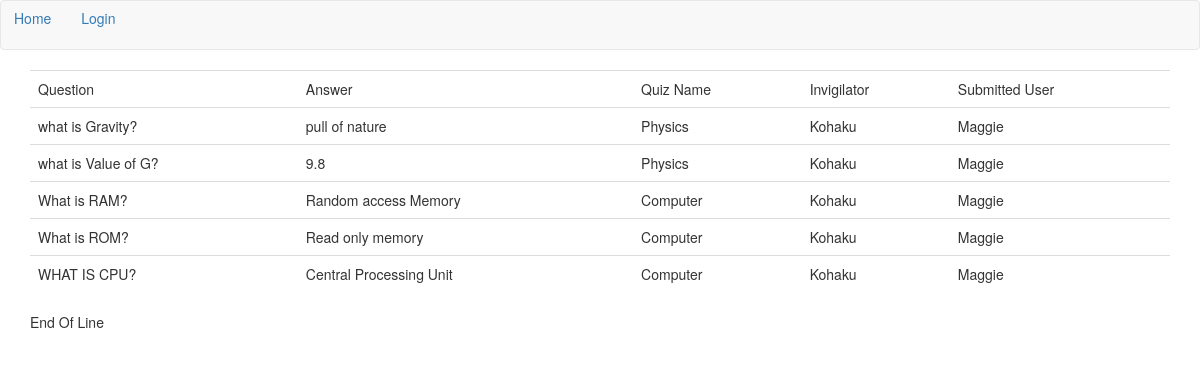
Screenshot of /student/solved_quizzes/3 with the database file from the repository.
### app/models.py (models this page shows, shortened)
class Questions(db.Model):
    id = db.Column(db.Integer, primary_key=True)
    question = db.Column(db.String(128), index = True)
    correct_answer = db.Column(db.String(128), index=True)
    quiz_id = db.Column(db.Integer, db.ForeignKey('quiz.id'))
    submitted_answers = db.relationship('SubmittedAnswers', backref='submitted_answer', lazy='dynamic')

class SubmittedAnswers(db.Model):
    id = db.Column(db.Integer, primary_key=True)
    submittedanswer = db.Column(db.String(64), index=True)
    submitted_user = db.Column(db.Integer, db.ForeignKey('users.id'))
    question_id = db.Column(db.Integer, db.ForeignKey('questions.id'))

class Quiz(db.Model):
    id = db.Column(db.Integer, primary_key=True)
    quiz_name = db.Column(db.String(64), index=True)
    quiz_writer = db.Column(db.Integer, db.ForeignKey("users.id"))
    questions = db.relationship('Questions', backref='quiz_name', lazy='dynamic')

class Users(UserMixin, db.Model):
    id = db.Column(db.Integer, primary_key=True)
    username = db.Column(db.String(64), unique=True, index=True)
    email = db.Column(db.String(64), unique=True, index=True)
    password = db.Column(db.String(128))
    name = db.Column(db.String(64), index=True)
    type = db.Column(db.String(32), index=True)
    last_seen = db.Column(db.DateTime, index=True, default=datetime.now())
    quizzes = db.relationship('Quiz', backref='invigilator', lazy='dynamic')
    submissions = db.relationship('SubmittedAnswers', backref='submit_user', lazy='dynamic')

### app/routes.py (the view)
@login_required
@app.route('/student/solved_quizzes/<id>')
def solved_quizzes(id):
    submittedanswers = SubmittedAnswers.query.filter_by(submit_user=Users.query.get(int(id)))
    answers = []
    for item in submittedanswers:
        data = {
            "question": item.submitted_answer.question,
            "answer": item.submittedanswer,
            "quiz_name": item.submitted_answer.quiz_name.quiz_name,
            'invigilator': item.submitted_answer.quiz_name.invigilator.name,
            'submitted_user': item.submit_user.name,
        }
        answers.append(data)
    return render_template(
        'list_part.html',
        data=answers,
    )

### app/routes.py (called while the page is built)
@app.before_request
def before_request():
    if current_user.is_authenticated:
        current_user.last_seen = datetime.now()
        db.session.commit()

### app/templates/list_part.html
{% extends "base.html" %}
{% import 'bootstrap/wtf.html' as wtf %}
{%block app_content%}
<table class="table table-hover">
    <tr>
        <td>Question</td>
        <td>Answer</td>
        <td>Quiz Name</td>
        <td>Invigilator</td>
        <td>Submitted User</td>
    </tr>
    {% if data %}
    {% for item in data %}
        <tr>
            <td>{{item['question']}}</td>
            <td>{{item['answer']}}</td>
            <td>{{item['quiz_name']}}</td>
            <td>{{item['invigilator']}}</td>
            <td>{{item['submitted_user']}}</td>
        </tr>
    {%endfor%}
    {%endif%}
</table>
<p>End Of Line</p>
{%endblock%}

### app/templates/base.html (shortened to what this page needs)
{% extends "bootstrap/base.html" %}
{% block navbar %}
    <nav class="navbar navbar-default">
        <a class="btn" href="{{url_for('main_page')}}">Home</a>
        {% if current_user.is_authenticated %}
            <a class="btn" href="{{url_for('about', id=current_user.id)}}">About Me</a>
            <a class="btn" href="{{url_for('logout')}}">Logout</a>
        {% else %}
            <a class="btn" href="{{url_for('login')}}">Login</a>
        {%endif%}
    </nav>
{% endblock %}
{% block content %}
    <div class="container">
        {%block app_content%}
        {%endblock%}
    </div>
{% endblock %}

### rows the page displays
Questions: question "what is Gravity?"
SubmittedAnswers: answer "pull of nature"
Quiz: quiz_name "Physics" "Physics"
Users: invigilator "Kohaku" "Kohaku" "Kohaku" "Kohaku" "Kohaku"
Users: submitted_user "Maggie" "Maggie" "Maggie" "Maggie" "Maggie"
Questions: question "what is Value of G?"
SubmittedAnswers: answer "9.8"
Questions: question "What is RAM?"
SubmittedAnswers: answer "Random access Memory"
Quiz: quiz_name "Computer" "Computer" "Computer"
Questions: question "What is ROM?"
SubmittedAnswers: answer "Read only memory"
Questions: question "WHAT IS CPU?"
SubmittedAnswers: answer "Central Processing Unit"
